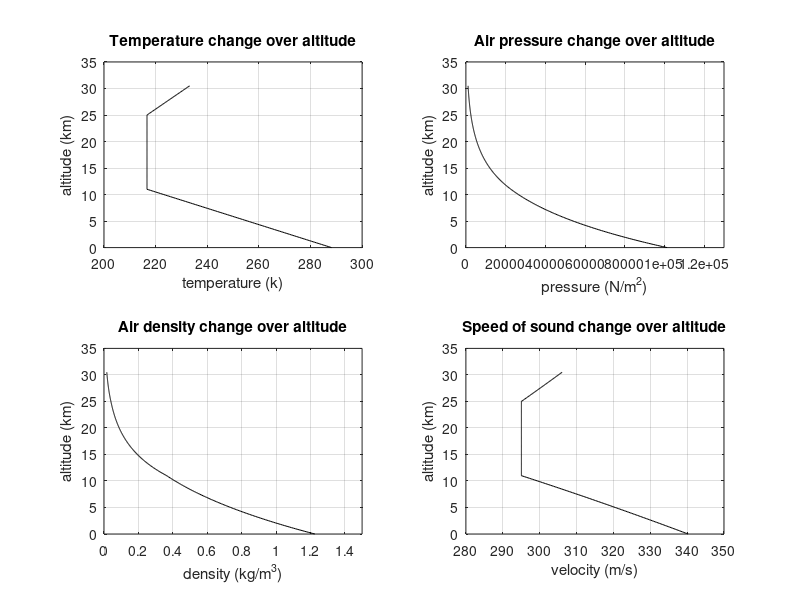

Here is the MATLAB script that generated this plot: (Note: this script raises an error after producing the figure.)
% AAE 251 Fall 2022
% Homework 01
% Title of the code: model of altitude vs temperature, 
% pressure, density, and speed of sound in the troposphere
% and mid stratosphere

% Authors: Aidan Morrison

%% ____________________
%% INITIALIZATION

% I will be using geometric altitude and not geopotential because under
% altitude of 65km which occurs in this program, the difference is greater
% than one percent

% create constants for important calculations
G = 9.8; % gravitational acceleration
H1 = 0; % sea level height
T1 = 288.16; % sea level temperature
A = -6.5e-3; % change in temperature constant for first altitude layer
P1 = 1.01325e5; % sea level pressure
rho1 = 1.225; % sea level density
R = 287; % first gas constant 
gamma = 1.4; % adiabatic constant
R2 = 8.314462; % second gas constant
M = .02897; % air molar mass

% create vectors full of zeroes to later store calculations in 
temperatures_si = zeros(1,305);
pressures_si = zeros(1,305);
densities_si = zeros(1,305);
speeds_si = zeros(1,305);
altitudes_si = zeros(1,305);

%% ____________________
%% CALCULATIONs

% for loop for calculations at height increments of 100
i = 1; % index for storing calculations in vectors
for h = 0:100:30500
    if h <= 11000 % calculations for first altitude segment
        temp = T1 + A *(h - H1); % calculate temperature
        temperatures_si(i) = temp; % store temperature in vector
        pressure = P1 * (temp / T1)^(-G/(A * R)); % calculate pressure
        pressures_si(i) = pressure; % store pressure in vector
        density = rho1 * (temp / T1)^-(G /(A * R) + 1); % calculate density
        densities_si(i) = density; % store density in vector
        speed = sqrt((gamma * R2 * temp) / M); % calculate speed of sound
        speeds_si(i) = speed; % store speed of sound in vector
        
        if h == 11000 % change reference numbers for calculations in next altitude section
            H1 = h;
            T1 = temp;
            P1 = pressure;
            disp(P1)
            rho1 = density;
        end

    elseif h >= 11100 && h <= 25000 % calculations for second altitude segment (constant temp)
        temp = T1; % calculate temperature (constant in this case)
        temperatures_si(i) = temp; % store temperature in vector
        pressure = P1 * exp(-(G / (R * temp) * (h - H1))); % calculate pressure
        pressures_si(i) = pressure; % store pressure in vector
        density = rho1 * pressure / P1; % calculate density
        densities_si(i) = density; % store density in vector
        speed = sqrt((gamma * R2 * temp) / M); % calculate speed of sound
        speeds_si(i) = speed; % store speed of sound in vector

        if h == 25000 % change reference numbers for calculations in next altitude section
            H1 = h;
            T1 = temp;
            P1 = pressure;
            rho1 = density;
            A = 3e-3;
        end

    elseif h > 25000 && h <= 30500 % calculations for last altitude segment
        temp = T1 + A*(h - H1); % calculate temperature
        temperatures_si(i) = temp; % store temperature in vector
        pressure = P1 * (temp / T1)^(-G/(A * R)); % calculate pressure
        pressures_si(i) = pressure; % store pressure in vector
        density = rho1 * (temp / T1)^-(G /(A * R) + 1); % calculate density
        densities_si(i) = density; % store density in vector
        speed = sqrt((gamma * R2 * temp) / M); % calculate speed of sound
        speeds_si(i) = speed; % store speed of sound in vector

    end

altitudes_si(i) = h / 1000; % convert altitudes from m to km
i = i + 1; % add index so values get stored in unique locations

end

% create imperial vectors using conversions from SI units
temperatures_im = 1.8 * temperatures_si;
pressures_im = pressures_si / 47.880172;
densities_im = densities_si / 515.378819;
altitudes_im = altitudes_si / 1.609344;
speeds_im = speeds_si * 3.28084;

%% ____________________
%% FIGURE 1

% plot SI units figure

figure(1)

subplot(2,2,1);
plot(temperatures_si,altitudes_si,'k-');
axis([200 300 0 35])
title('Temperature change over altitude');
xlabel('temperature (k)');
ylabel('altitude (km)');

grid on

subplot(2,2,2);
plot(pressures_si,altitudes_si,'k-');
axis([0 130000 0 35])
title('Air pressure change over altitude');
xlabel('pressure (N/m^2)');
ylabel('altitude (km)');

grid on

subplot(2,2,3);
plot(densities_si,altitudes_si,'k-');
axis([0 1.5 0 35])
title('Air density change over altitude');
xlabel('density (kg/m^3)');
ylabel('altitude (km)');

grid on

subplot(2,2,4);
plot(speeds_si,altitudes_si,'k-');
axis([280 350 0 35])
title('Speed of sound change over altitude');
xlabel('velocity (m/s)');
ylabel('altitude (km)');

grid on

sgtitle('Atmospheric model in SI units ')

%% ____________________
%% FIGURE 2

% plot imperial units figure

figure(2)

subplot(2,2,1);
plot(temperatures_im,altitudes_im,'k-');
axis([375 550 0 20])
title('Temperature change over altitude');
xlabel('temperature (F)');
ylabel('altitude (mi)');

grid on

subplot(2,2,2);
plot(pressures_im,altitudes_im,'k-');
title('Air pressure change over altitude');
xlabel('pressure (lb/in^2)');
ylabel('altitude (mi)');

grid on

subplot(2,2,3);
plot(densities_im,altitudes_im,'k-');
title('Air density change over altitude');
xlabel('density (slug/ft^3)');
ylabel('altitude (mi)');

grid on

subplot(2,2,4);
plot(speeds_im,altitudes_im,'k-');
title('Speed of sound change over altitude');
xlabel('velocity (f/s)');
ylabel('altitude (mi)');

grid on

sgtitle('Atmoshperic model in imperial units')

%% ____________________
%% ACADEMIC INTEGRITY STATEMENT
% I have not used source code obtained from any other unauthorized
% source, either modified or unmodified. I have not provided
% access to my code to anyone in any way. The script I am 
% submitting is my own original work.
